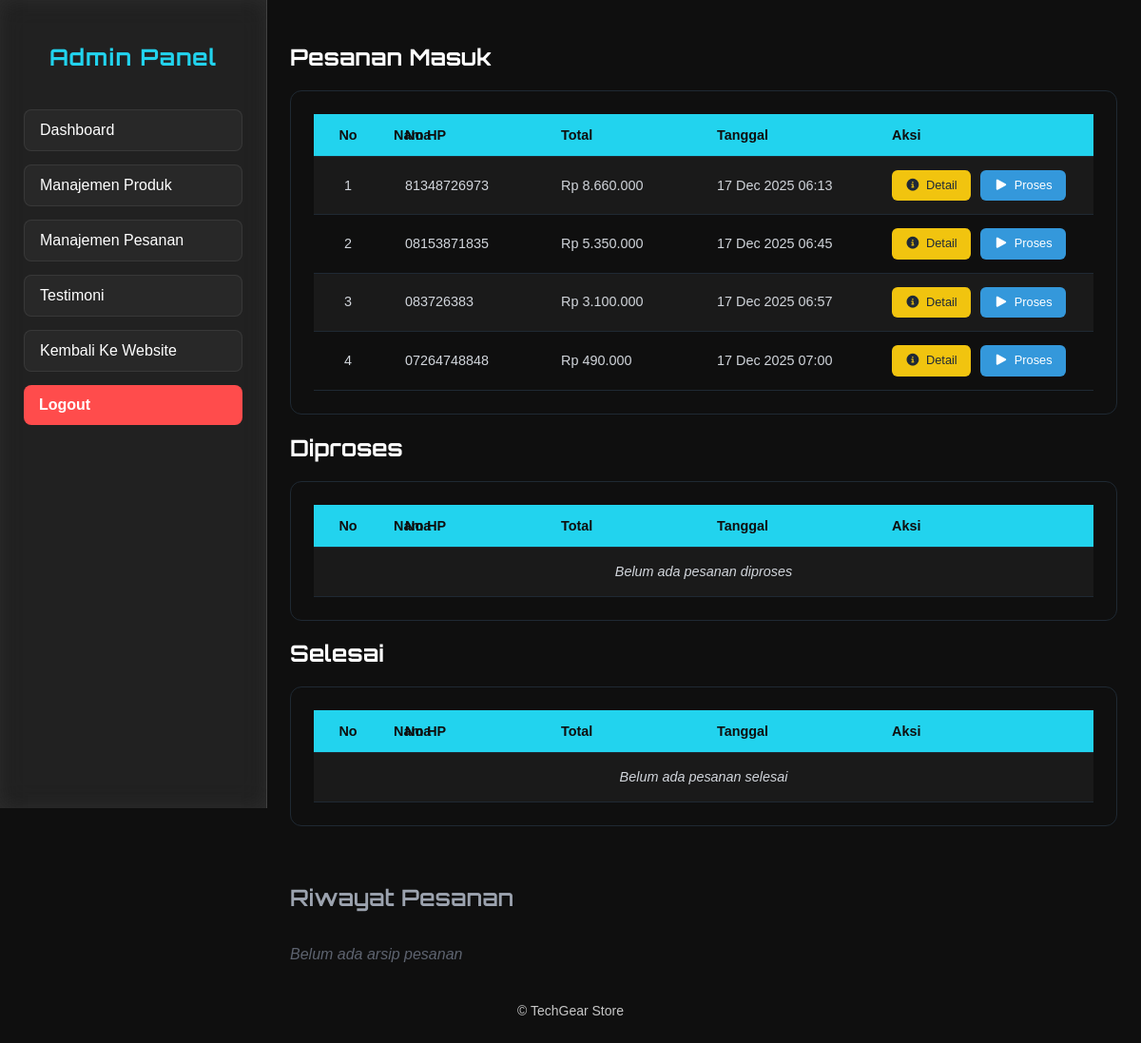
The app's page /pages/admin/manajemenPesanan.php (signed in), older data.
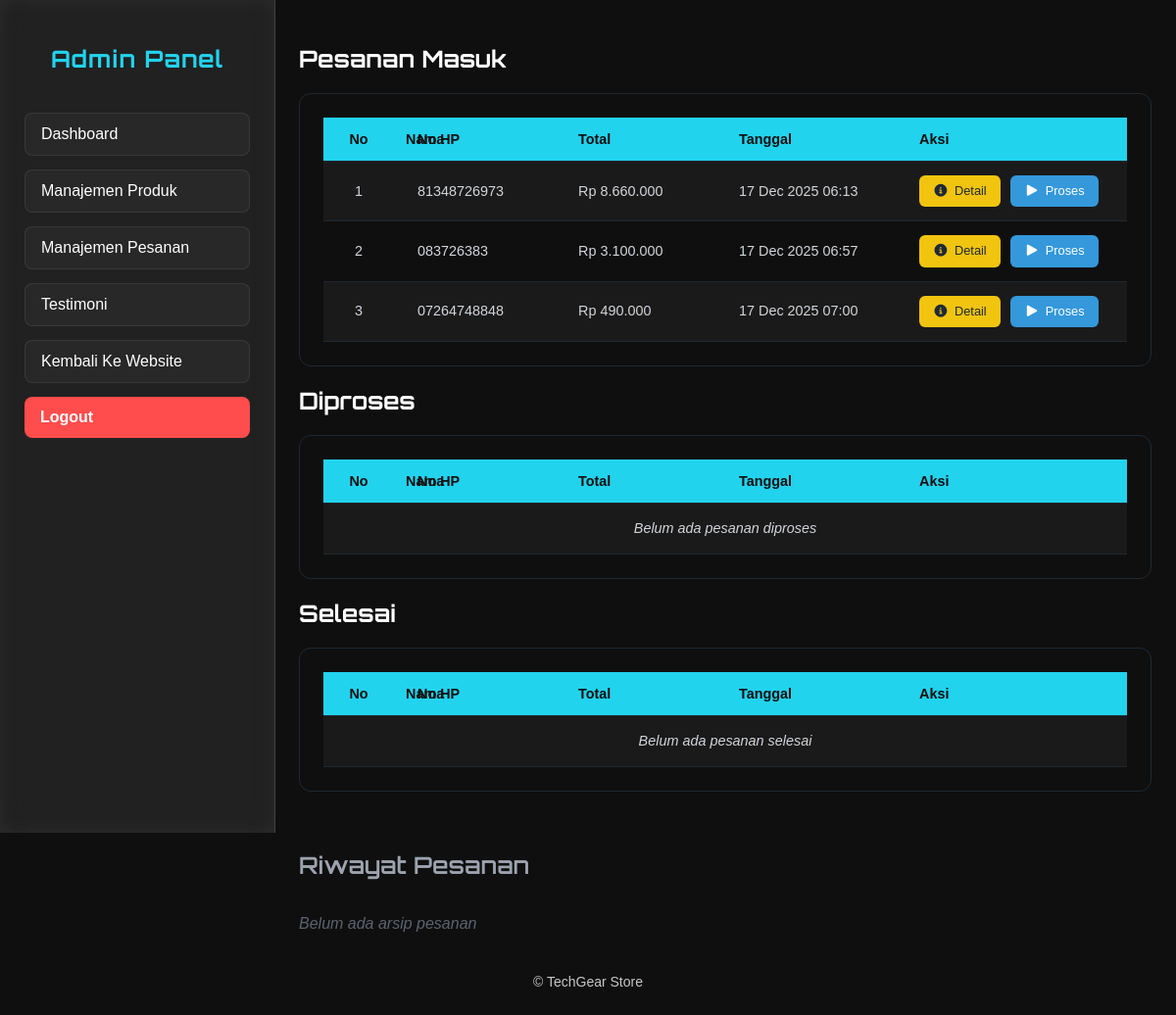
The same page, newer data.
### tables this page shows
CREATE TABLE `orders` (
  `id` int(11) NOT NULL,
  `customer_name` varchar(100) DEFAULT NULL,
  `phone` varchar(20) DEFAULT NULL,
  `address` text DEFAULT NULL,
  `total` int(11) DEFAULT NULL,
  `created_at` timestamp NOT NULL DEFAULT current_timestamp()
);

### pages/admin/manajemenPesanan.php (the view, shortened to what the changed rows need)
<?php require_once '../../config/koneksi.php'; ?>
<?php include 'metaAdmin.php'; ?>
<?php
$pending = mysqli_query(
    $conn,
    "SELECT * FROM orders WHERE status='pending' ORDER BY created_at ASC"
);
?>
<body>
    <?php include 'sidebar.php'; ?>
    <div class="main-content">
        <div class="content-wrapper">
            <h2>Pesanan Masuk</h2>
            <div class="table-wrapper">
                <table>
                    <tr>
                        <th>No</th>
                        <th>Nama</th>
                        <th>No HP</th>
                        <th>Total</th>
                        <th>Tanggal</th>
                        <th>Aksi</th>
                    </tr>
                    <?php
                    $no = 1;
                    if ($pending && mysqli_num_rows($pending) > 0):
                        while ($p = mysqli_fetch_assoc($pending)):
                    ?>
                            <tr>
                                <td><?= $no++; ?></td>
                                <td><?= htmlspecialchars($p['customer_name']); ?></td>
                                <td><?= htmlspecialchars($p['phone']); ?></td>
                                <td>Rp <?= number_format($p['total'], 0, ',', '.'); ?></td>
                                <td><?= date('d M Y H:i', strtotime($p['created_at'])); ?></td>
                                <td>
                                    <a class="action-btn info"
                                        href="detailPesanan.php?id=<?= $p['id']; ?>">
                                        <i class="fa-solid fa-circle-info"></i> Detail
                                    </a>
                                    <a class="action-btn process"
                                        href="../../controllers/updatePesanan.php?proses=<?= $p['id']; ?>"
                                        onclick="return confirm('Proses pesanan ini?')">
                                        <i class="fa-solid fa-play"></i> Proses
                                    </a>
                                </td>
                            </tr>
                        <?php endwhile;
                    else: ?>
                        <tr>
                            <td colspan="6" class="empty-data">Belum ada pesanan masuk</td>
                        </tr>
                    <?php endif; ?>
                </table>
            </div>
            <h2>Diproses</h2>
            <div class="table-wrapper">
                <table>
                    <tr>
                        <th>No</th>
                        <th>Nama</th>
                        <th>No HP</th>
                        <th>Total</th>
                        <th>Tanggal</th>
                        <th>Aksi</th>
                    </tr>
                </table>
            </div>
            <h2>Selesai</h2>
            <div class="table-wrapper">
                <table>
                    <tr>
                        <th>No</th>
                        <th>Nama</th>
                        <th>No HP</th>
                        <th>Total</th>
                        <th>Tanggal</th>
                        <th>Aksi</th>
                    </tr>
                </table>
            </div>
            <h2 class="archive-title">Riwayat Pesanan</h2>
        </div>
    </div>
    <?php include 'footerAdmin.php'; ?>
</body>

Row changes from the older to the newer data that the page shows:
removed orders: phone "08153871835", total "5.350.000", created_at "17 Dec 2025 06:45"
